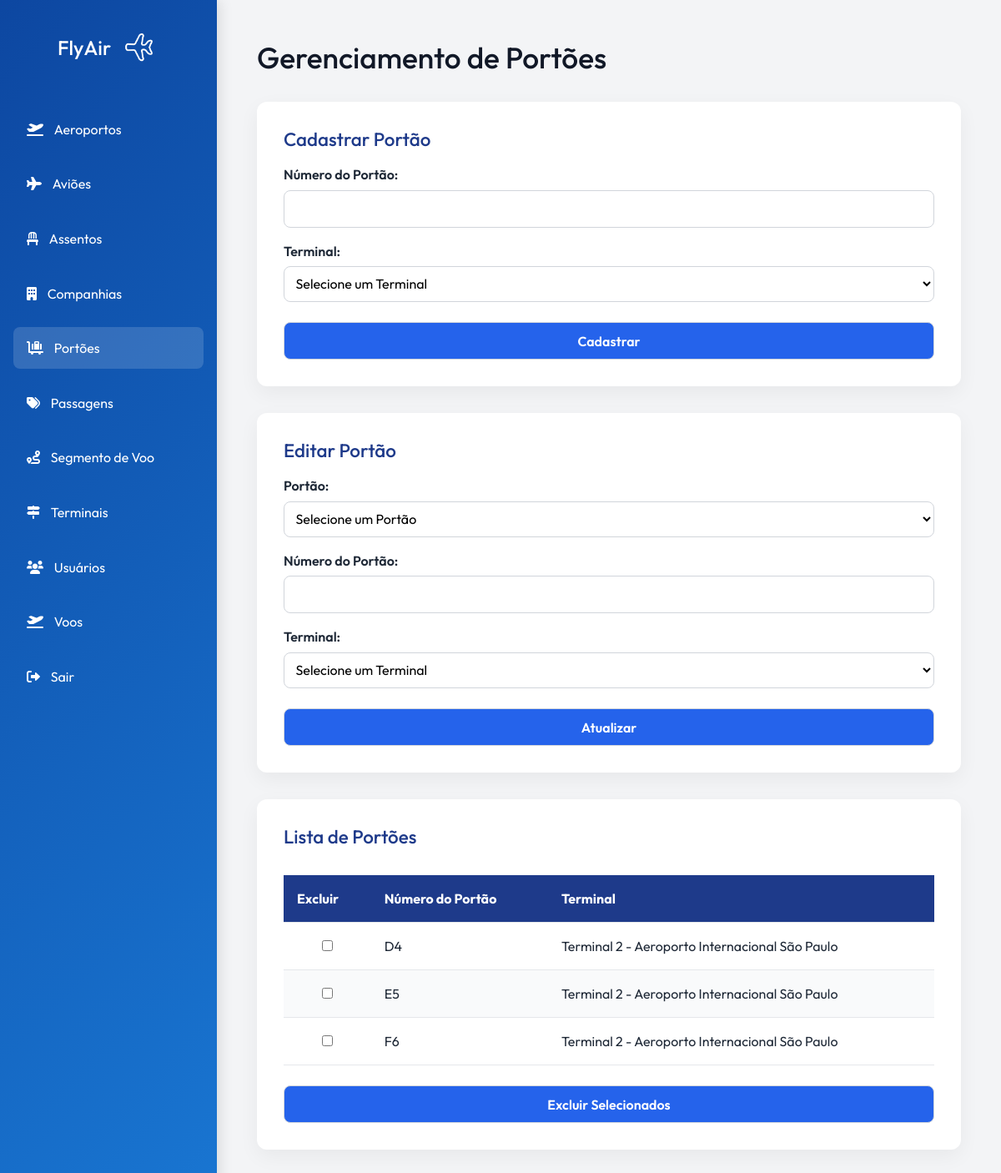
Page /routes/portaoRoutes.php (signed in) on the committed database.
### tables this page shows
CREATE TABLE `portoes` (
  `id_portao` int(11) NOT NULL,
  `numero_portao` varchar(10) NOT NULL,
  `id_terminal` int(11) NOT NULL
);

CREATE TABLE `terminais` (
  `id_terminal` int(11) NOT NULL,
  `id_aeroporto` int(11) NOT NULL,
  `nome_terminal` varchar(255) NOT NULL
);

### app/controllers/PortaoController.php (called while the page is built, shortened)
<?php
require_once __DIR__ . '/../models/Portao.php';
class PortaoController {
    private $model;
    public function __construct($db) {
        $this->model = new Portao($db);
    }
    public function index() {
        $portoes = $this->model->getAll();
        include '../app/views/ctrldev/portao/index.php';
    }
}
?>

### app/models/Portao.php (called while the page is built, shortened)
<?php
class Portao {
    private $db;
    public function __construct($db) {
        $this->db = $db;
    }
    public function getAll() {
        $sql = "SELECT
                    p.id_portao,
                    p.numero_portao,
                    p.id_terminal,
                    t.nome_terminal,
                    a.nome_aeroporto
                FROM `portoes` p
                INNER JOIN `terminais` t ON p.id_terminal = t.id_terminal
                INNER JOIN `aeroportos` a ON t.id_aeroporto = a.id_aeroporto;";
        $result = $this->db->query($sql);
        $portoes = [];
        if ($result->num_rows > 0) {
            while ($row = $result->fetch_assoc()) {
                $portoes[] = $row;
            }
        }
        return $portoes;
    }
}
?>

### app/views/ctrldev/portao/index.php (the view, shortened to what this page needs)
<?php
require_once '../routes/portaoRoutes.php';
?>
<!DOCTYPE html>
<html lang="pt-br">
<head>
    <link rel="stylesheet" href="../assets/css/style.css">
    <link href="https://cdnjs.cloudflare.com/ajax/libs/font-awesome/6.0.0-beta3/css/all.min.css" rel="stylesheet">
    <link href="https://cdn.jsdelivr.net/npm/bootstrap@5.3.3/dist/css/bootstrap.min.css" rel="stylesheet">
</head>
<body id="adm">
    <aside class="sidebar">
        <div class="sidebar-header">
            <h1>FlyAir<a href="../app/views/ctrldev/"><img src="../assets/images/fly-airplane.png" alt="Logo" class="logo"></a></h1>
        </div>
        <nav class="menu">
            <a href="../routes/aeroportoRoutes.php" class="menu-item">
                <i class="fa-solid fa-plane-departure"></i><span>Aeroportos</span>
            </a>
            <a href="../routes/aviaoRoutes.php" class="menu-item">
                <i class="fas fa-plane"></i><span>Aviões</span>
            </a>
            <a href="../routes/assentoRoutes.php" class="menu-item">
                <i class="fas fa-chair"></i><span>Assentos</span>
            </a>
            <a href="../routes/companhiaRoutes.php" class="menu-item">
                <i class="fas fa-building"></i><span>Companhias</span>
            </a>
            <a href="../routes/portaoRoutes.php" class="menu-item active">
                <i class="fa-solid fa-cart-flatbed-suitcase"></i><span>Portões</span>
            </a>
            <a href="../routes/passagemRoutes.php" class="menu-item">
                <i class="fas fa-tags"></i><span>Passagens</span>
            </a>
            <a href="../routes/segmentoVooRoutes.php" class="menu-item">
                <i class="fas fa-route"></i><span>Segmento de Voo</span>
            </a>
            <a href="../routes/terminalRoutes.php" class="menu-item">
                <i class="fa-solid fa-signs-post"></i><span>Terminais</span>
            </a>
            <a href="../routes/usuarioRoutes.php" class="menu-item">
                <i class="fas fa-users"></i>
                <span>Usuários</span>
            </a>
            <a href="../routes/vooRoutes.php" class="menu-item">
                <i class="fas fa-plane-departure"></i>
                <span>Voos</span>
            </a>
            <a href="/aeroporto/logout" class="menu-item">
                <i class="fa-solid fa-right-from-bracket"></i>
                <span>Sair</span>
            </a>
        </nav>
    </aside>
    <main>
        <h1>Gerenciamento de Portões</h1>
        <section class="form-container" id='formulario'>
            <h2>Cadastrar Portão</h2>
            <form method="post" action="../routes/portaoRoutes.php">
                <label for="numero_portao">Número do Portão:</label>
                <input type="text" name="numero_portao" required>
                <label for="terminal_portao">Terminal:</label>
                <select name="terminal_portao" required>
                    <option value="">Selecione um Terminal</option>
                </select>
                <input type="submit" value="Cadastrar">
            </form>
        </section>
        <section class="form-container" id='formulario'>
            <h2>Editar Portão</h2>
            <form method="post" action="../routes/portaoRoutes.php">
                <label for="id_portao_edit">Portão:</label>
                <select name="id_portao_edit" id="id_portao_edit" required onchange="preencherFormularioPortao()">
                    <option value="">Selecione um Portão</option>
                </select>
                <label for="numero_portao_edit">Número do Portão:</label>
                <input type="text" name="numero_portao_edit" id="numero_portao_edit" required>
                <label for="terminal_portao_edit">Terminal:</label>
                <select name="terminal_portao_edit" id="terminal_portao_edit" required>
                    <option value="">Selecione um Terminal</option>
                </select>
                <input type="submit" value="Atualizar">
            </form>
        </section>
        <section class="form-container">
            <h2>Lista de Portões</h2>
            <form method="post" action="../routes/portaoRoutes.php">
                <div class="table-container">
                    <table class="styled-table">
                        <thead>
                            <tr>
                                <th>Excluir</th>
                                <th>Número do Portão</th>
                                <th>Terminal</th>
                            </tr>
                        </thead>
                        <tbody>
                            <?php if (!empty($portoes)): ?>
                                <?php foreach ($portoes as $portao): ?>
                                    <tr>
                                        <td><input type="checkbox" name="ids[]" value="<?= $portao['id_portao'] ?>"></td>
                                        <td><?= $portao['numero_portao'] ?></td>
                                        <td><?= $portao['nome_terminal'] ?></td>
                                    </tr>
                                <?php endforeach; ?>
                            <?php else: ?>
                                <tr><td colspan="3">Nenhum portão encontrado.</td></tr>
                            <?php endif; ?>
                        </tbody>
                    </table>
                </div>
                <div class="button-wrapper">
                    <input type="submit" value="Excluir Selecionados" class="btn-delete">
                </div>
            </form>
        </section>
    </main>
</body>
</html>

### assets/css/style.css (style rules this page uses)
* { margin: 0; padding: 0; box-sizing: border-box; }
#adm { display: flex; min-height: 100vh; background: #f3f4f6; color: #1f2937; font-family: 'Outfit', sans-serif!important; }
.sidebar { width: 260px; background: linear-gradient(135deg, #0d47a1, #1976d2); color: white; padding: 2rem 1rem; box-shadow: 4px 0 15px rgba(0, 0, 0, 0.1); }
.sidebar-header { text-align: center; margin-bottom: 3rem; }
.sidebar-header h1 { font-size: 1.5rem; margin-bottom: 1rem; display: flex; align-items: center; justify-content: center; gap: 0.5rem; }
.sidebar-header img.logo { width: 50px; height: auto; }
.menu { display: flex; flex-direction: column; gap: 1rem; }
.menu-item { color: white; text-decoration: none; padding: 0.8rem 1rem; border-radius: 8px; transition: 0.3s ease; display: flex; align-items: center; gap: 0.8rem; }
.menu-item:hover, .menu-item.active { background-color: rgba(255, 255, 255, 0.15); }
main { flex: 1; padding: 3rem; overflow-y: auto; }
main h1 { font-size: 2.2rem; margin-bottom: 2rem; color: #111827; }
.form-container { background: white; padding: 2rem; border-radius: 12px; box-shadow: 0 8px 24px rgba(0, 0, 0, 0.05); margin-bottom: 2rem; }
.form-container h2 { font-size: 1.4rem; margin-bottom: 1rem; color: #1e3a8a; }
.form-container form label { display: block; margin-top: 1rem; font-weight: 600; margin-bottom: 0.4rem; }
.form-container form input, .form-container form select { width: 100%; padding: 0.6rem; border: 1px solid #d1d5db; border-radius: 8px; font-size: 1rem; background: #ffffff; transition: 0.2s ease; }
input[type="submit"] { background: #2563eb!important; color: white; font-weight: 600; margin-top: 1.5rem; cursor: pointer; transition: 0.3s ease; }
.table-container { overflow-x: auto; }
.styled-table { width: 100%; border-collapse: collapse; margin-top: 1rem; }
.styled-table thead { background-color: #1e3a8a; color: white; }
.styled-table th, .styled-table td { padding: 1rem; text-align: left; border-bottom: 1px solid #e5e7eb; }
.styled-table tbody tr:nth-child(even) { background-color: #f9fafb; }
.btn-delete { background-color: #ef4444; border: none; padding: 0.8rem 1.5rem; border-radius: 8px; color: white; font-weight: 600; margin-top: 1rem; transition: 0.3s ease; }
.logo { font-weight: bold; font-size: 22px; color: #1d3557; text-decoration: none; }
.auth-form input, select { padding: 0.6rem; border: 1px solid #d1d5db; border-radius: 8px; background: #f9fafb; font-size: 1rem; }

### rows in the picture
portoes: numero_portao "D4", id_terminal.nome_terminal "Terminal 2 - Aeroporto Internacional São Paulo"
portoes: numero_portao "E5", id_terminal.nome_terminal "Terminal 2 - Aeroporto Internacional São Paulo"
portoes: numero_portao "F6", id_terminal.nome_terminal "Terminal 2 - Aeroporto Internacional São Paulo"
